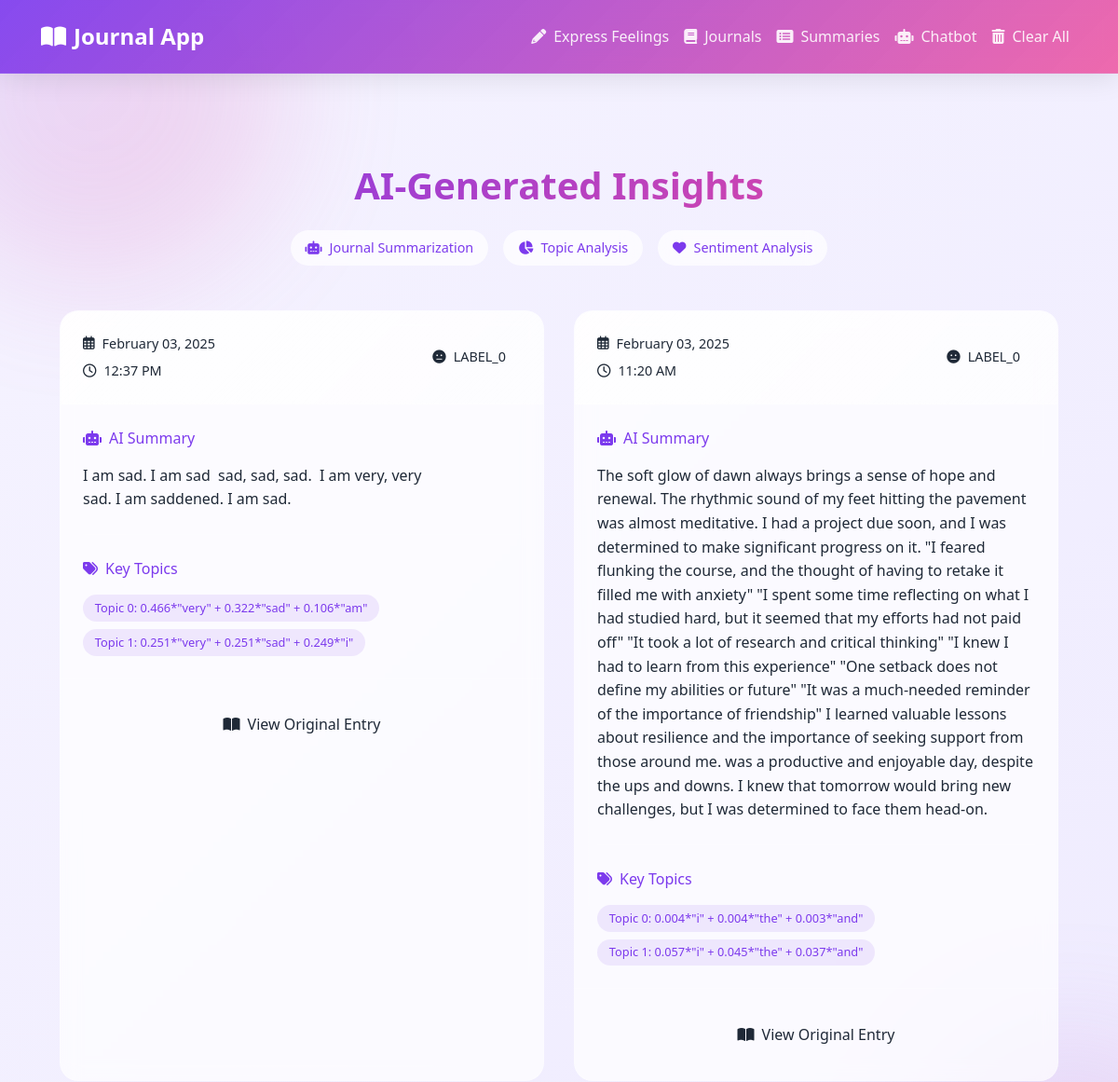
The app's page /summaries (upper part), older data.
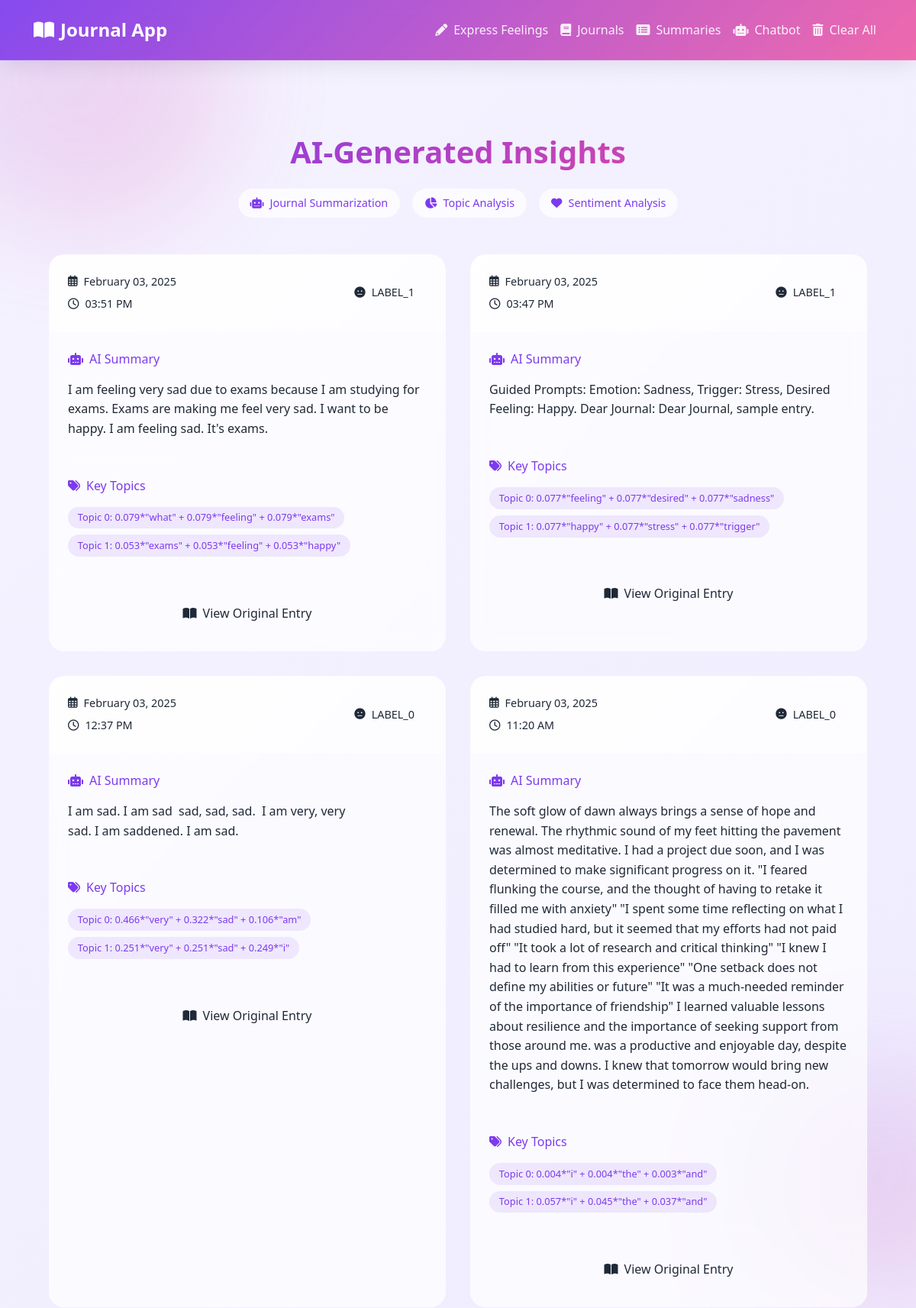
The same page, newer data.
### app.py (models this page shows, shortened)
class JournalEntry(db.Model):
    id = db.Column(db.Integer, primary_key=True)
    content = db.Column(db.Text, nullable=False)
    summary = db.Column(db.Text, nullable=True)
    sentiment = db.Column(db.Text, nullable=True)
    topics = db.Column(db.Text, nullable=True)
    date_created = db.Column(db.DateTime, default=db.func.current_timestamp())

### app.py (the view)
@app.route('/summaries')
def summaries():
    entries = JournalEntry.query.order_by(JournalEntry.date_created.desc()).all()
    return render_template('summaries.html', entries=entries)

### templates/summaries.html (shortened to what this page needs)
{% extends 'base.html' %}
{% block content %}
<div class="summaries-container fade-in">
    <div class="page-header">
        <h1 class="gradient-text">AI-Generated Insights</h1>
        <div class="ai-features">
            <div class="feature-badge">
                <i class="fas fa-robot"></i>
                <span>Journal Summarization</span>
            </div>
            <div class="feature-badge">
                <i class="fas fa-chart-pie"></i>
                <span>Topic Analysis</span>
            </div>
            <div class="feature-badge">
                <i class="fas fa-heart"></i>
                <span>Sentiment Analysis</span>
            </div>
        </div>
    </div>
    <div class="summaries-grid">
        {% for entry in entries %}
        <div class="summary-card">
            <div class="card-header">
                <div class="header-left">
                    <div class="date">
                        <i class="far fa-calendar-alt"></i>
                        {{ entry.date_created.strftime('%B %d, %Y') }}
                    </div>
                    <div class="time">
                        <i class="far fa-clock"></i>
                        {{ entry.date_created.strftime('%I:%M %p') }}
                    </div>
                </div>
                <div class="sentiment-pill {{ entry.sentiment.lower() }}">
                    {% if entry.sentiment.lower() == 'positive' %}
                        <i class="fas fa-smile"></i>
                    {% elif entry.sentiment.lower() == 'negative' %}
                        <i class="fas fa-frown"></i>
                    {% else %}
                        <i class="fas fa-meh"></i>
                    {% endif %}
                    {{ entry.sentiment }}
                </div>
            </div>
            <div class="card-body">
                <div class="ai-summary">
                    <div class="summary-header">
                        <i class="fas fa-robot"></i>
                        <span>AI Summary</span>
                    </div>
                    <p class="summary-text">{{ entry.summary }}</p>
                </div>
                {% if entry.topics %}
                <div class="topics-section">
                    <div class="topics-header">
                        <i class="fas fa-tags"></i>
                        <span>Key Topics</span>
                    </div>
                    <div class="topic-chips">
                        {% for topic in entry.topics.split(';') %}
                            <div class="topic-chip">{{ topic }}</div>
                        {% endfor %}
                    </div>
                </div>
                {% endif %}
            </div>
            <div class="card-footer">
                <button class="view-full-btn" onclick="toggleOriginal(this)">
                    <i class="fas fa-book-open"></i>
                    View Original Entry
                </button>
            </div>
        </div>
        {% endfor %}
    </div>
</div>
{% endblock %}

### templates/base.html (shortened to what this page needs)
<!DOCTYPE html>
<html lang="en">
<head>
    <link href="https://cdnjs.cloudflare.com/ajax/libs/bootstrap/5.3.0/css/bootstrap.min.css" rel="stylesheet">
    <link href="https://cdnjs.cloudflare.com/ajax/libs/font-awesome/6.0.0/css/all.min.css" rel="stylesheet">
</head>
<body>
    <div class="bg-shapes">
        <div class="shape"></div>
        <div class="shape"></div>
    </div>
    <nav class="navbar navbar-expand-lg">
        <div class="container-fluid">
            <a class="navbar-brand" href="#">
                <i class="fas fa-book-open"></i>
                Journal App
            </a>
            <div class="collapse navbar-collapse" id="navbarNav">
                <ul class="navbar-nav ms-auto">
                    <li class="nav-item">
                        <a class="nav-link" href="{{ url_for('express_feelings') }}">
                            <i class="fas fa-pencil-alt me-2"></i>Express Feelings
                        </a>
                    </li>
                    <li class="nav-item">
                        <a class="nav-link" href="{{ url_for('journals') }}">
                            <i class="fas fa-book me-2"></i>Journals
                        </a>
                    </li>
                    <li class="nav-item">
                        <a class="nav-link" href="{{ url_for('summaries') }}">
                            <i class="fas fa-list-alt me-2"></i>Summaries
                        </a>
                    </li>
                    <li class="nav-item">
                        <a class="nav-link" href="{{ url_for('chatbot') }}">
                            <i class="fas fa-robot me-2"></i>Chatbot
                        </a>
                    </li>
                    <li class="nav-item">
                        <a class="nav-link text-danger" href="{{ url_for('clear_entries') }}">
                            <i class="fas fa-trash-alt me-2"></i>Clear All
                        </a>
                    </li>
                </ul>
            </div>
        </div>
    </nav>
    <div class="container">
        {% block content %}{% endblock %}
    </div>
</body>
</html>

### templates/base.html (style rules this page uses)
:root { --primary: #7C3AED; --primary-dark: #6D28D9; --primary-light: #A78BFA; --secondary: #EC4899; --background: #F5F3FF; --surface: #ffffff; --text: #1F2937; --glass: rgba(255, 255, 255, 0.7); --glass-gradient: linear-gradient( 135deg, rgba(255, 255, 255, 0.8), rgba(255, 255, 255, 0.4) ); --nav-glass: linear-gradient( 135deg, rgba(124, 58, 237, 0.9), rgba(236, 72, 153, 0.8) ); }
body { background: linear-gradient(135deg, #F5F3FF 0%, #EDE9FE 100%); color: var(--text); font-family: 'Segoe UI', system-ui, -apple-system, sans-serif; min-height: 100vh; display: flex; flex-direction: column; position: relative; overflow-x: hidden; }
.bg-shapes { position: fixed; top: 0; left: 0; right: 0; bottom: 0; z-index: -1; overflow: hidden; }
.shape { position: absolute; background: linear-gradient(135deg, var(--primary-light), var(--secondary)); border-radius: 50%; filter: blur(70px); opacity: 0.2; animation: float 20s infinite; }
.shape:nth-child(1) { width: 400px; height: 400px; top: -100px; left: -100px; animation-delay: -2s; }
.shape:nth-child(2) { width: 300px; height: 300px; top: 50%; right: -100px; animation-delay: -4s; }
.navbar { background: var(--nav-glass); backdrop-filter: blur(10px); -webkit-backdrop-filter: blur(10px); box-shadow: 0 4px 30px rgba(0, 0, 0, 0.1); border-bottom: 1px solid rgba(255, 255, 255, 0.1); padding: 1rem 2rem; margin-bottom: 2rem; }
.navbar-brand { font-size: 1.5rem; font-weight: 700; color: white !important; display: flex; align-items: center; gap: 0.5rem; position: relative; transition: all 0.3s ease; }
.navbar-brand::after { content: ''; position: absolute; bottom: -5px; left: 0; width: 0; height: 2px; background: white; transition: width 0.3s ease; }
.nav-link { color: rgba(255, 255, 255, 0.9) !important; font-weight: 500; padding: 0.5rem 1rem; border-radius: 10px; transition: all 0.3s ease; position: relative; z-index: 1; }
.nav-link::before { content: ''; position: absolute; top: 0; left: 0; right: 0; bottom: 0; background: rgba(255, 255, 255, 0.1); border-radius: 10px; transform: scale(0.8); opacity: 0; transition: all 0.3s ease; z-index: -1; }
.nav-link i { transition: transform 0.3s ease; }
.container { flex: 1; padding: 2rem; max-width: 1400px; position: relative; }
.card-header { background: var(--glass-gradient); border-bottom: 1px solid rgba(255, 255, 255, 0.2); padding: 1.5rem; }

Row changes from the older to the newer data that the page shows:
added JournalEntry: date_created "February 03, 2025", date_created "03:51 PM", sentiment "LABEL_1", summary "I am feeling very sad due to exams because I am studying for exams. Exams are making me feel very sad. I want to be happy. I am feeling sad. It's exams.", topic "Topic 0: 0.079*\"what\" + 0.079*\"feeling\" + 0.079*\"exams\"" "Topic 1: 0.053*\"exams\" + 0.053*\"feeling\" + 0.053*\"happy\""
added JournalEntry: date_created "February 03, 2025", date_created "03:47 PM", sentiment "LABEL_1", summary "Guided Prompts: Emotion: Sadness, Trigger: Stress, Desired Feeling: Happy. Dear Journal: Dear Journal, sample entry.", topic "Topic 0: 0.077*\"feeling\" + 0.077*\"desired\" + 0.077*\"sadness\"" "Topic 1: 0.077*\"happy\" + 0.077*\"stress\" + 0.077*\"trigger\""
